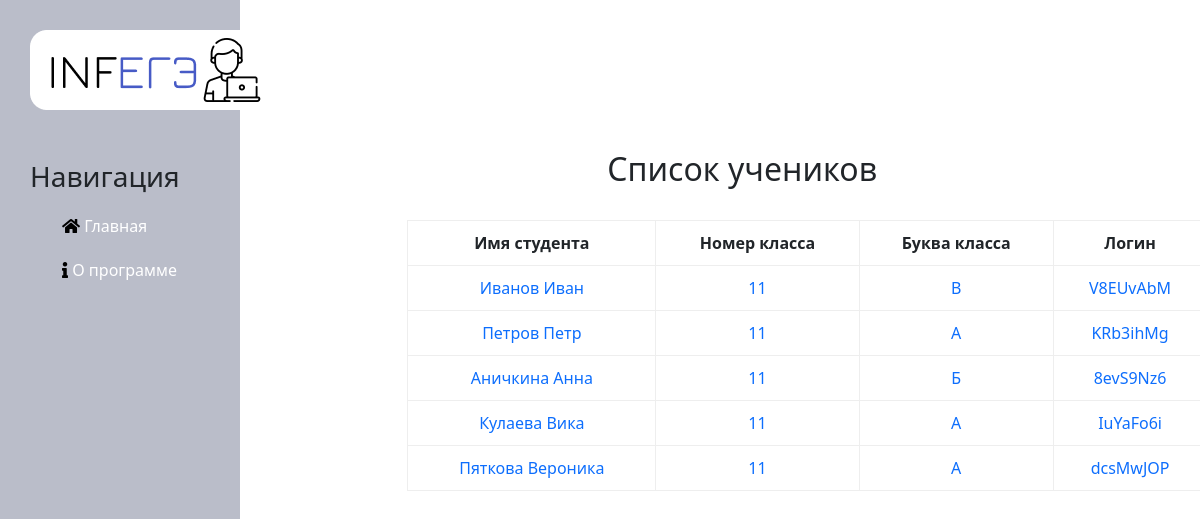
The page /students/list_students on the database its author committed.
### students/models.py (models this page shows, shortened)
class Articles(models.Model):
    def gen_rand_login(length):
        characters = string.ascii_letters + string.digits
        login = ''.join(random.choice(characters) for _ in range(length))
        return login
    def gen_rand_password(length):
        characters = string.ascii_letters + string.digits
        password = ''.join(random.choice(characters) for _ in range(length))
        return password
    name_student = models.CharField('ФИО', max_length=100)
    number_class = models.IntegerField('Номер класса')
    word_class = models.CharField("Буква класса", max_length=10)
    login1 = models.CharField("Логин", max_length=8, default=gen_rand_login(8), unique=True)
    password1 = models.CharField("Пароль", max_length=8, default=gen_rand_password(8))
    tests = models.ManyToManyField(Tasks, verbose_name='Задания', blank=True)
    class Meta:
        verbose_name = 'Ученик'
        verbose_name_plural = 'Ученики'

### students/views.py (the view)
# urls.py: path('list_students', views.list_students, name='list_students'),
def list_students(request):
    students = Articles.objects.all()
    return render(request, 'students/list_students.html', {'students': students})

### students/templates/students/list_students.html (shortened to what this page needs)
{% extends 'main/layout.html'%}
{% block content  %}
<div class="features">
 <h2>Список учеников</h2><br>
<table border="1" cellpadding="0" cellspacing="0" width="800px" align="center">
    <tr>
        <th>Имя студента</th>
        <th>Номер класса</th>
        <th>Буква класса</th>
        <th>Логин</th>
    </tr>
    {% for student in students %}
    <tr>
        <td><a href="/students/add_task_to_student/{{student.id}}/">{{ student.name_student }}</a></td>
        <td><a href="/students/add_task_to_student/{{student.id}}/">{{ student.number_class }}</a></td>
        <td><a href="/students/add_task_to_student/{{student.id}}/">{{ student.word_class }}</a></td>
        <td><a href="/students/add_task_to_student/{{student.id}}/">{{ student.login1 }}</a></td>
    </tr>
    {% endfor %}
</table>
</div>
{% endblock %}

### main/static/main/css/main.css (style rules this page uses)
a { text-decoration:none; }
main .features { float: left; margin-top: 150px; text-align: center; width: 75%; }
main .features H2 { margin-left: 20%; text-align: center; }
table { margin-left: 20%; text-align: center; }

### students/templates/students/list_students.html (style rules this page uses)
th, td { padding: 10px; border: 1px solid #eee }

### rows shown on the page
Articles: name_student "Иванов Иван", number_class "11", word_class "В", login1 "V8EUvAbM"
Articles: name_student "Петров Петр", number_class "11", word_class "А", login1 "KRb3ihMg"
Articles: name_student "Аничкина Анна", number_class "11", word_class "Б", login1 "8evS9Nz6"
Articles: name_student "Кулаева Вика", number_class "11", word_class "А", login1 "IuYaFo6i"
Articles: name_student "Пяткова Вероника", number_class "11", word_class "А", login1 "dcsMwJOP"
